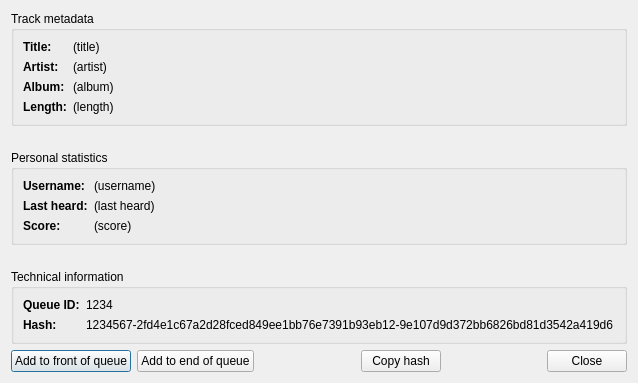
<?xml version="1.0" encoding="UTF-8"?>
<ui version="4.0">
 <class>TrackInfoDialog</class>
 <widget class="QDialog" name="TrackInfoDialog">
  <property name="geometry">
   <rect>
    <x>0</x>
    <y>0</y>
    <width>638</width>
    <height>383</height>
   </rect>
  </property>
  <property name="windowTitle">
   <string>Track Info</string>
  </property>
  <layout class="QVBoxLayout" name="verticalLayout">
   <item>
    <widget class="QGroupBox" name="trackMetadataGroupBox">
     <property name="title">
      <string>Track metadata</string>
     </property>
     <layout class="QFormLayout" name="formLayout">
      <item row="0" column="0">
       <widget class="QLabel" name="titleLabel">
        <property name="styleSheet">
         <string notr="true">font-weight: bold</string>
        </property>
        <property name="text">
         <string>Title:</string>
        </property>
       </widget>
      </item>
      <item row="0" column="1">
       <widget class="QLabel" name="titleValueLabel">
        <property name="text">
         <string>(title)</string>
        </property>
       </widget>
      </item>
      <item row="1" column="0">
       <widget class="QLabel" name="artistLabel">
        <property name="styleSheet">
         <string notr="true">font-weight: bold</string>
        </property>
        <property name="text">
         <string>Artist:</string>
        </property>
       </widget>
      </item>
      <item row="1" column="1">
       <widget class="QLabel" name="artistValueLabel">
        <property name="text">
         <string>(artist)</string>
        </property>
       </widget>
      </item>
      <item row="2" column="0">
       <widget class="QLabel" name="albumLabel">
        <property name="styleSheet">
         <string notr="true">font-weight: bold</string>
        </property>
        <property name="text">
         <string>Album:</string>
        </property>
       </widget>
      </item>
      <item row="2" column="1">
       <widget class="QLabel" name="albumValueLabel">
        <property name="text">
         <string>(album)</string>
        </property>
       </widget>
      </item>
      <item row="3" column="0">
       <widget class="QLabel" name="lengthLabel">
        <property name="styleSheet">
         <string notr="true">font-weight: bold</string>
        </property>
        <property name="text">
         <string>Length:</string>
        </property>
       </widget>
      </item>
      <item row="3" column="1">
       <widget class="QLabel" name="lengthValueLabel">
        <property name="text">
         <string>(length)</string>
        </property>
       </widget>
      </item>
     </layout>
    </widget>
   </item>
   <item>
    <spacer name="verticalSpacer_2">
     <property name="orientation">
      <enum>Qt::Vertical</enum>
     </property>
     <property name="sizeHint" stdset="0">
      <size>
       <width>20</width>
       <height>40</height>
      </size>
     </property>
    </spacer>
   </item>
   <item>
    <widget class="QGroupBox" name="personalStatisticsGroupBox">
     <property name="title">
      <string>Personal statistics</string>
     </property>
     <layout class="QFormLayout" name="formLayout_2">
      <item row="0" column="0">
       <widget class="QLabel" name="usernameLabel">
        <property name="styleSheet">
         <string notr="true">font-weight: bold</string>
        </property>
        <property name="text">
         <string>Username:</string>
        </property>
       </widget>
      </item>
      <item row="0" column="1">
       <widget class="QLabel" name="usernameValueLabel">
        <property name="text">
         <string>(username)</string>
        </property>
       </widget>
      </item>
      <item row="1" column="0">
       <widget class="QLabel" name="lastHeardLabel">
        <property name="styleSheet">
         <string notr="true">font-weight: bold</string>
        </property>
        <property name="text">
         <string>Last heard:</string>
        </property>
       </widget>
      </item>
      <item row="1" column="1">
       <widget class="QLabel" name="lastHeardValueLabel">
        <property name="text">
         <string>(last heard)</string>
        </property>
       </widget>
      </item>
      <item row="2" column="0">
       <widget class="QLabel" name="scoreLabel">
        <property name="styleSheet">
         <string notr="true">font-weight: bold</string>
        </property>
        <property name="text">
         <string>Score:</string>
        </property>
       </widget>
      </item>
      <item row="2" column="1">
       <widget class="QLabel" name="scoreValueLabel">
        <property name="text">
         <string>(score)</string>
        </property>
       </widget>
      </item>
     </layout>
    </widget>
   </item>
   <item>
    <spacer name="verticalSpacer">
     <property name="orientation">
      <enum>Qt::Vertical</enum>
     </property>
     <property name="sizeHint" stdset="0">
      <size>
       <width>20</width>
       <height>40</height>
      </size>
     </property>
    </spacer>
   </item>
   <item>
    <widget class="QGroupBox" name="technicalInfoGroupBox">
     <property name="title">
      <string>Technical information</string>
     </property>
     <layout class="QFormLayout" name="fileInfoFormLayout">
      <item row="1" column="0">
       <widget class="QLabel" name="hashLabel">
        <property name="styleSheet">
         <string notr="true">font-weight: bold</string>
        </property>
        <property name="text">
         <string>Hash:</string>
        </property>
       </widget>
      </item>
      <item row="1" column="1">
       <widget class="QLabel" name="hashValueLabel">
        <property name="text">
         <string>1234567-2fd4e1c67a2d28fced849ee1bb76e7391b93eb12-9e107d9d372bb6826bd81d3542a419d6</string>
        </property>
       </widget>
      </item>
      <item row="0" column="0">
       <widget class="QLabel" name="queueIdLabel">
        <property name="styleSheet">
         <string notr="true">font-weight: bold</string>
        </property>
        <property name="text">
         <string>Queue ID:</string>
        </property>
       </widget>
      </item>
      <item row="0" column="1">
       <widget class="QLabel" name="queueIdValueLabel">
        <property name="text">
         <string>1234</string>
        </property>
       </widget>
      </item>
     </layout>
    </widget>
   </item>
   <item>
    <layout class="QHBoxLayout" name="buttonsLayout">
     <item>
      <widget class="QPushButton" name="addToQueueFrontButton">
       <property name="text">
        <string>Add to front of queue</string>
       </property>
      </widget>
     </item>
     <item>
      <widget class="QPushButton" name="addToQueueEndButton">
       <property name="text">
        <string>Add to end of queue</string>
       </property>
      </widget>
     </item>
     <item>
      <spacer name="horizontalSpacer_2">
       <property name="orientation">
        <enum>Qt::Horizontal</enum>
       </property>
       <property name="sizeHint" stdset="0">
        <size>
         <width>40</width>
         <height>20</height>
        </size>
       </property>
      </spacer>
     </item>
     <item>
      <widget class="QPushButton" name="copyHashButton">
       <property name="text">
        <string>Copy hash</string>
       </property>
      </widget>
     </item>
     <item>
      <spacer name="horizontalSpacer">
       <property name="orientation">
        <enum>Qt::Horizontal</enum>
       </property>
       <property name="sizeHint" stdset="0">
        <size>
         <width>40</width>
         <height>20</height>
        </size>
       </property>
      </spacer>
     </item>
     <item>
      <widget class="QPushButton" name="closeButton">
       <property name="text">
        <string>Close</string>
       </property>
      </widget>
     </item>
    </layout>
   </item>
  </layout>
 </widget>
 <resources/>
 <connections/>
</ui>
